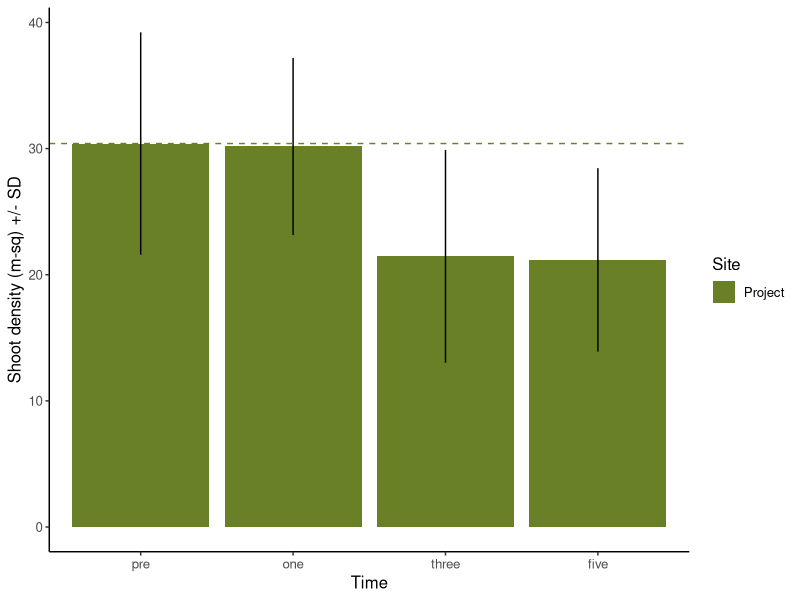
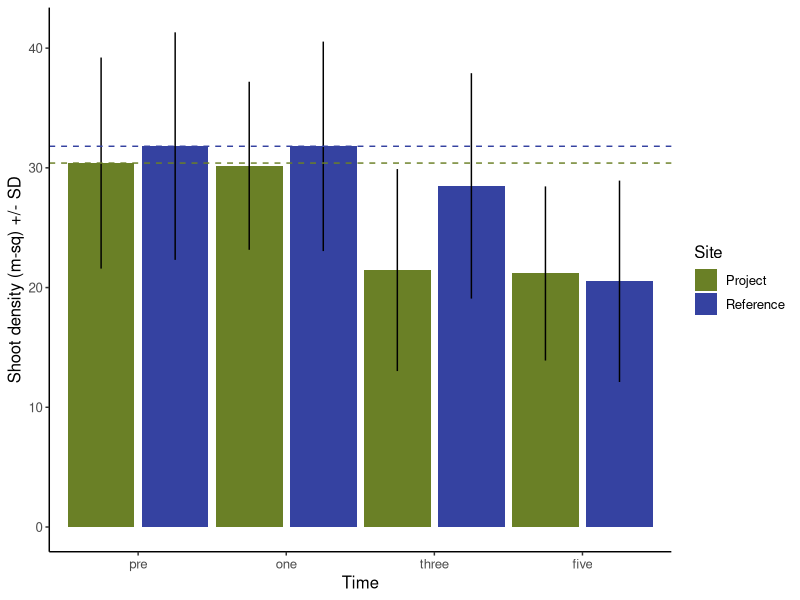

Generate these figures, in order, with R:
## ---- chunk 1
library(tidyverse)

theme_set(theme_classic())
## ---- chunk 2
dat <- read.csv("example_eelgrass_data.csv", header = TRUE, stringsAsFactors = FALSE)

dat$time <- factor(dat$time, levels = c("pre", "one", "three", "five"))
dat$site <- factor(dat$site, levels = c("proj", "ref"))

dat.sum <- dat %>% 
  group_by(site, time) %>% 
  summarize(mean = mean(density),
            sd = sd(density))

pal <- c("#6A8026", "#3542A1")
## ---- chunk 3
# Known parameters
mean_pre <- 30
alpha <- 0.1      # Significance level
beta <- 0.9       # Desired power
sd_pre <- 10
delta <- (0.2 * mean_pre)  # Minimum detectable effect size (20% change)

# Calculate critical values
z_alpha_over_2 <- qnorm(1 - alpha/2)
z_beta <- abs(qnorm(1 - beta))

# Calculate sample size per group
sample_size <- ((2 * (z_alpha_over_2 + z_beta)^2 * sd_pre^2) / delta^2)
round(sample_size, 0)
## ---- chunk 4
mean_pre <- dat.sum[[1, 3]]
sd_pre <- dat.sum[[1, 4]]

tot_area <- 314

tot_pre_shoots <- tot_area * mean_pre
round(tot_pre_shoots, 0)
## ---- chunk 5
ggplot(dat.sum %>% 
         filter(site == "proj")) +
  geom_col(aes(x = time, y = mean, fill = site)) +
  geom_errorbar(aes(x = time, ymin = mean - sd, ymax = mean + sd, group = site), width = 0) +
  scale_fill_manual(values = pal, name = "Site", breaks = c("proj", "ref"), labels = c("Project", "Reference")) +
  geom_hline(aes(yintercept = 30.4), color = pal[1], linetype = "dashed") +
  xlab("Time") +
  ylab("Shoot density (m-sq) +/- SD") +
  theme(text = element_text(size = 12))
## ---- chunk 6
## Year 1 ##
dat.1 <- dat %>% 
  filter(site == "proj") %>% 
  filter(time %in% c("pre", "one"))

mod.1 <- glm(density ~ time, data = dat.1, family = Gamma(link = "log"))
summary(mod.1)

## Year 3 ##
dat.2 <- dat %>% 
  filter(site == "proj") %>% 
  filter(time %in% c("pre", "three"))

mod.2 <- glm(density ~ time, data = dat.2, family = Gamma(link = "log"))
summary(mod.2)

## Year 5 ##
### Compare to pre ##
dat.3 <- dat %>% 
  filter(site == "proj") %>% 
  filter(time %in% c("pre", "five"))

mod.3 <- glm(density ~ time, data = dat.3, family = Gamma(link = "log"))
summary(mod.3)

### Compare to year 3 ##
dat.4 <- dat %>% 
  filter(site == "proj") %>% 
  filter(time %in% c("three", "five"))

mod.4 <- glm(density ~ time, data = dat.4, family = Gamma(link = "log"))
summary(mod.4)
## ---- chunk 7
## Year 3 ##
mean_3yr <- dat.sum[[3, 3]]

tot_shoots_3yr <- tot_area * mean_3yr

mit_shoots_3yr <- tot_pre_shoots - tot_shoots_3yr
round(mit_shoots_3yr)
## ---- chunk 8
ggplot(dat.sum) +
  geom_col(aes(x = time, y = mean, group = site, fill = site), position = position_dodge(1)) +
  geom_errorbar(aes(x = time, ymin = mean - sd, ymax = mean + sd, group = site), position = position_dodge(1), width = 0) +
  scale_fill_manual(values = pal, name = "Site", breaks = c("proj", "ref"), labels = c("Project", "Reference")) +
  geom_hline(aes(yintercept = 30.4), color = pal[1], linetype = "dashed") +
  geom_hline(aes(yintercept = 31.8), color = pal[2], linetype = "dashed") +
  xlab("Time") +
  ylab("Shoot density (m-sq) +/- SD") +
  theme(text = element_text(size = 12))
## ---- chunk 9
## Project to reference ##
dat.5 <- dat %>% 
  filter(site %in% c("proj", "ref")) %>% 
  filter(time %in% c("pre"))

mod.5 <- glm(density ~ site, data = dat.5, family = Gamma(link = "log"))
summary(mod.5)

## Year 1 ##
dat.6 <- dat %>% 
  filter(time %in% c("pre", "one"))

mod.6 <- glm(density ~ time/site, data = dat.6, family = Gamma(link = "log"))
summary(mod.6)

## Year 3 ##
dat.7 <- dat %>% 
  filter(time %in% c("pre", "three"))

mod.7 <- glm(density ~ time/site, data = dat.7, family = Gamma(link = "log"))
summary(mod.7)

## Year 5 ##
dat.8 <- dat %>% 
  filter(time %in% c("pre", "five"))

mod.8 <- glm(density ~ time/site, data = dat.8, family = Gamma(link = "log"))
summary(mod.8)

### Compare to year 3 ##
dat.9 <- dat %>% 
  filter(time %in% c("three", "five"))

mod.9 <- glm(density ~ time/site, data = dat.9, family = Gamma(link = "log"))
summary(mod.9)
## ---- chunk 10
## Year 3 ##
mean_3yr_ref <- exp(mod.7$coefficients[[1]] - mod.7$coefficients[[4]])

tot_shoots_3yr_ref <- tot_area * mean_3yr_ref

mit_shoots_3yr_ref <- tot_pre_shoots - tot_shoots_3yr_ref
round(mit_shoots_3yr_ref)
